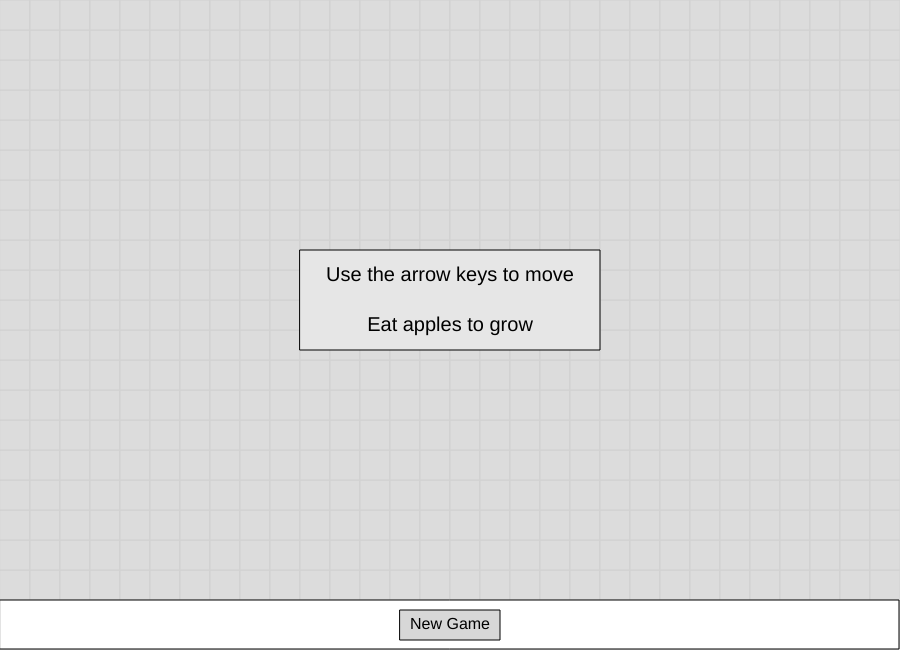
Frame 1 (no input)
Frame 2 (the mouse pressed at the canvas centre, redrawn once): identical to frame 1, image omitted

The p5.js sketch that drew this single still picture (run headless with seeded random() and noise() and a simulated clock; the mouse was pressed at the canvas centre and the sketch redrawn once):

// p5.js sketch
// ── sketch.js
cw = 900;
ch = 600;
ratio = 30;

var snake;
var food;
var state;
var score;
var buttons = [];

function setup() {
	sw = floor(cw / ratio);
	// sh = floor(ch / ratio);
  sh = sw;
	createCanvas(cw, ch + 50);
	background(220);
	for (i = 0; i < cw; i += sw) {
		for (j = 0; j < ch; j += sh) {
			noFill();
			stroke(210);
			rect(i, j, sw, sh);
		}
	}
	fill(255);
	stroke(0);
	rect(0, ch, cw-1, 49);
  fill(230);
  rect(cw/3, 5*ch/12, cw/3, ch/6);
  textSize(20);
  textAlign(CENTER, CENTER);
  fill(0);
  noStroke();
  text("Use the arrow keys to move\n\nEat apples to grow", cw/2, ch/2);
	// button = createButton("New Game");
	// button.position(cw / 2 - button.width / 2, ch + 25 - button.height / 2);
	// button.mousePressed(initialize);
  button = new MyButton();
  buttons.push(button);
  button.setText("New Game");
  button.setTextSize(16);
  button.setBackground(215);
  button.setSize(100, 30);
  button.setPosition(cw/2 - button.width/2, ch + 25 - button.height/2);
  button.show();
  button.setOnClick("initialize");
}

function draw() {
	if (state == STATUS_ALIVE || state == STATUS_EATING) {
		tick();
	} else {
		noLoop();
	}
}

function initialize() {
	fps = 4;
	frameRate(fps);
	score = 0;
	snake = new Snake(sw, sh);
	for (var i = 0; i < 2; i++) {
		snake.grow();
	}
	state = STATUS_ALIVE;
	food = newFood();
	tick();
	loop();
}

function tick() {
	snake.move();
	state = snake.check(food);
	if (state != STATUS_DEAD) {
		background(220);
		for (i = 0; i < cw; i += sw) {
			for (j = 0; j < ch; j += sh) {
				noFill();
				stroke(210);
				rect(i, j, sw, sh);
			}
		}
		if (state == STATUS_EATING) {
			score++;
			if (score % 3 == 0) {
				fps = min(fps + 1, 20);
				frameRate(fps);
			}
			snake.grow();
			food = newFood();
		}
		showFood();
		snake.show();
		fill(255);
		stroke(0);
		rect(0, ch, cw-1, 49);
		fill(0);
		noStroke();
		textSize(18);
    textAlign(LEFT, CENTER);
		text("Score: " + score + "\nLevel: " + (floor(score / 3) + 1), 10, ch+25);
    button.show();
	} else {
    fill(230);
    stroke(0);
    rect(5*cw/12, 5*ch/12, cw/6, ch/6);
    textSize(24);
    textAlign(CENTER, CENTER);
    fill(0);
    noStroke();
    text("You lost!\nTry again?", cw/2, ch/2);
  }
}

function keyPressed() {
	snake.changeDir(keyCode);
}

function mousePressed() {
	for (var i=0; i<buttons.length; i++) {
  	if (buttons[i].contains(mouseX, mouseY)) {
      print(buttons[i].onClick());
    	window[buttons[i].onClick()]();
    }
  }
}

function newFood() {
	var x;
	var y;
	while (true) {
		x = floor(random(floor(cw / sw)));
		y = floor(random(floor(ch / sh)));
		if (!snake.contains(x, y)) {
			return [x, y];
		}
	}
}

function showFood() {
	fill(255, 0, 0);
	stroke(0);
	rect(food[0] * sw, food[1] * sh, sw, sh);
}
// ── MyButton.js
function MyButton() {
  
  this.background = color(0);
  this.stroke = 0;
  this.text = "";
  this.textColor = color(0);
  this.textSize = 12;
  this.x = 0;
  this.y = 0;
  this.width = 0;
  this.height = 0;
  this.clicked = "";
	
  this.setText = function(text) {
    this.text = text;
  }
  
  this.setTextColor = function(r, g, b) {
  	this.textColor = color(r, g, b);
  }
  
  this.setTextColor = function(c) {
  	this.textColor = color(c);
  }
  
  this.setTextSize = function(s) {
  	this.textSize = s;
  }
  
  this.setPosition = function(x, y) {
    this.x = x;
    this.y = y;
  }
  
  this.setSize = function(w, h) {
    this.width = w;
    this.height = h;
  }
  
  this.setBackground = function(r, g, b) {
    this.background = color(r, g, b)
  }
  
  this.setBackground = function(c) {
    this.background = color(c);
  }
  
  this.setStroke = function(s) {
    this.stroke = s;
  }
  
  this.show = function() {
    stroke(this.stroke);
    fill(this.background);
    rect(this.x, this.y, this.width, this.height);
    textAlign(CENTER, CENTER);
    fill(this.textColor);
    noStroke();
    textSize(this.textSize);
    text(this.text, this.x + this.width/2, this.y + this.height/2);
  }
  
  this.contains = function(x, y) {
  	return x>=this.x && x<=this.x+this.width && y>=this.y && y<=this.y+this.height;
  }
  
  this.onClick = function() {
    return this.clicked;
  }
  
  this.setOnClick = function(f) {
   this.clicked = f; 
  }
}
// ── Snake.js
function Snake(sw, sh) {
	this.w = sw;
	this.h = sh;
	this.body = [];
	this.body[0] = [floor(cw / this.w / 4), floor(ch / this.h / 2)];
	this.dir = DIR_RIGHT;
	this.nextDir = [];
	
	this.changeDir = function(kyCde) {
		switch (kyCde) {
			case RIGHT_ARROW:
				this.nextDir.push(DIR_RIGHT);
				break;
			case LEFT_ARROW:
				this.nextDir.push(DIR_LEFT);
				break;
			case DOWN_ARROW:
				this.nextDir.push(DIR_DOWN);
				break;
			case UP_ARROW:
				this.nextDir.push(DIR_UP);
				break;
		}
	}

	this.show = function() {
		stroke(255);
		for (var i = 0; i < this.body.length; i++) {
			fill(0,round(255*(1 - i/this.body.length)),0);
			rect(this.body[i][0] * sw, this.body[i][1] * sh, this.w, this.h);
		}
	}

	this.contains = function(x, y) {
		for (var i = 0; i < this.body.length; i++) {
			if (this.body[i][0] == x && this.body[i][1] == y) {
				return true;
			}
		}
		return false;
	}

	this.move = function() {
		// Set actual direction to new direction if possible
		auxDir = this.dir+2;
		while (abs(this.dir - auxDir)==2 && this.nextDir.length>0) {
			auxDir = this.nextDir.shift();
		}
		if (abs(this.dir - auxDir) != 2) {
			this.dir = auxDir;
		}
		
		for (var i = this.body.length - 1; i > 0; i--) {
			this.body[i][0] = this.body[i - 1][0];
			this.body[i][1] = this.body[i - 1][1];
		}
		this.body[0][0] = this.body[0][0] + (this.dir + 1) % 2 * (1 - this.dir);
		this.body[0][1] = this.body[0][1] + this.dir % 2 * (2 - this.dir);
	}
	
	this.check = function(fd) {
		if (this.body[0][0] < 0 || this.body[0][0]*this.w>=cw || this.body[0][1]<0 || this.body[0][1]*this.h>=ch) {
			return STATUS_DEAD;
		}
		if (this.body[0][0]==fd[0] && this.body[0][1]==fd[1]) {
			return STATUS_EATING;
		}
		for (var i=1; i<this.body.length; i++) {
			if (this.body[0][0]==this.body[i][0] && this.body[0][1]==this.body[i][1]) {
				return STATUS_DEAD;
			}
		}
		return STATUS_ALIVE;
	}
	
	this.grow = function() {
		var len = this.body.length;
		var px = this.body[len-1][0];
		var py = this.body[len-1][1];
		var x, y;

		if (len > 1) {
			var ppx = this.body[len-2][0];
			var ppy = this.body[len-2][1];
			x = 2*px - ppx;
			y = 2*py - ppy;
		} else {
			x = px - (this.dir + 1) % 2 * (1 - this.dir);
			y = py - this.dir % 2 * (2 - this.dir);
		}
		this.body.push([x,y]);
	}
}
// ── constants.js
const DIR_RIGHT = 0;
const DIR_DOWN = 1;
const DIR_LEFT = 2;
const DIR_UP = 3;

const STATUS_DEAD = -1;
const STATUS_ALIVE = 0;
const STATUS_EATING = 1;
// ── style.css
html, body {
  margin: 0;
  padding: 0;
  height: 100%;
}
canvas {
  display: block;
}

body {
  display: flex;
  justify-content: center;
  align-items: center;
}
